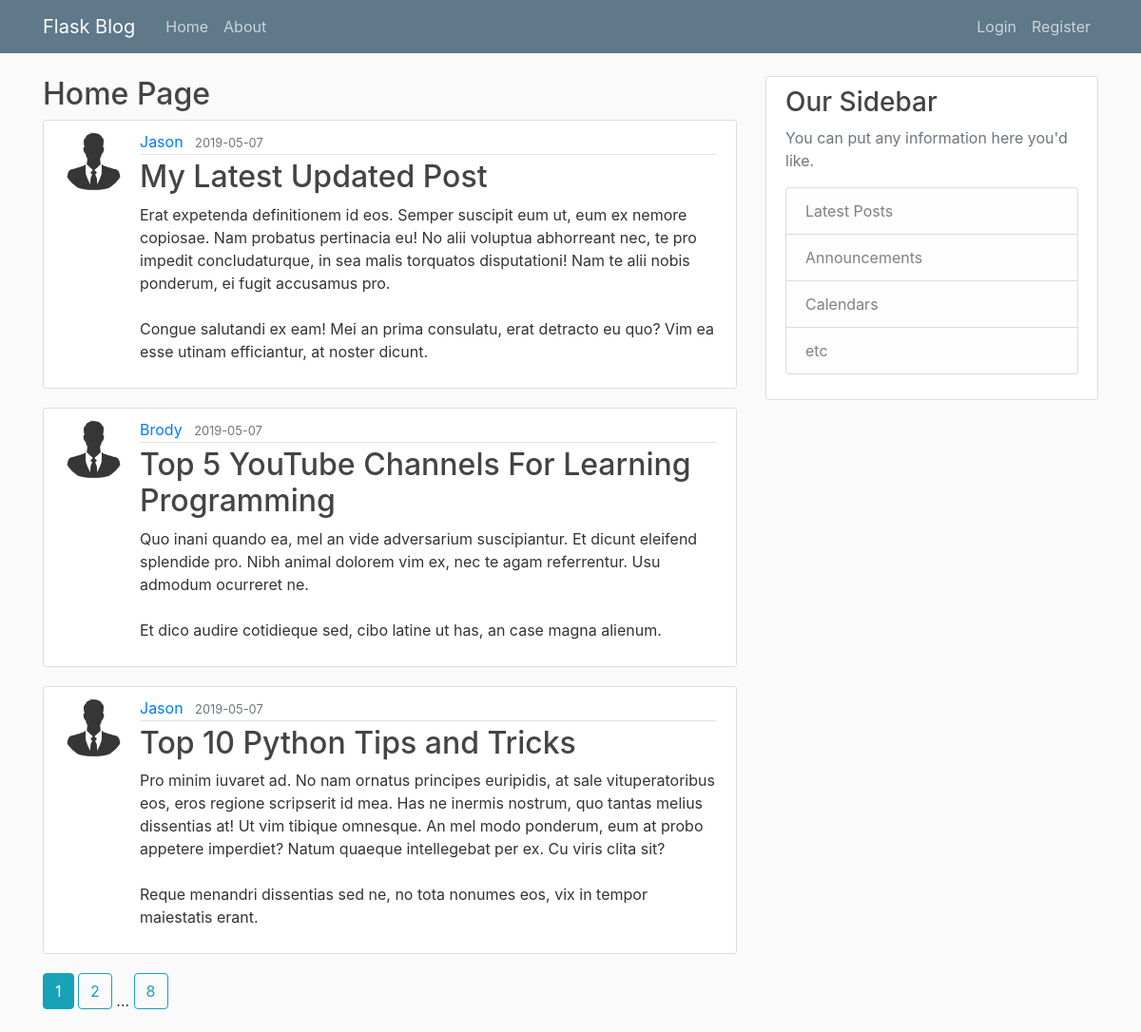
Page /home on the earlier database version.
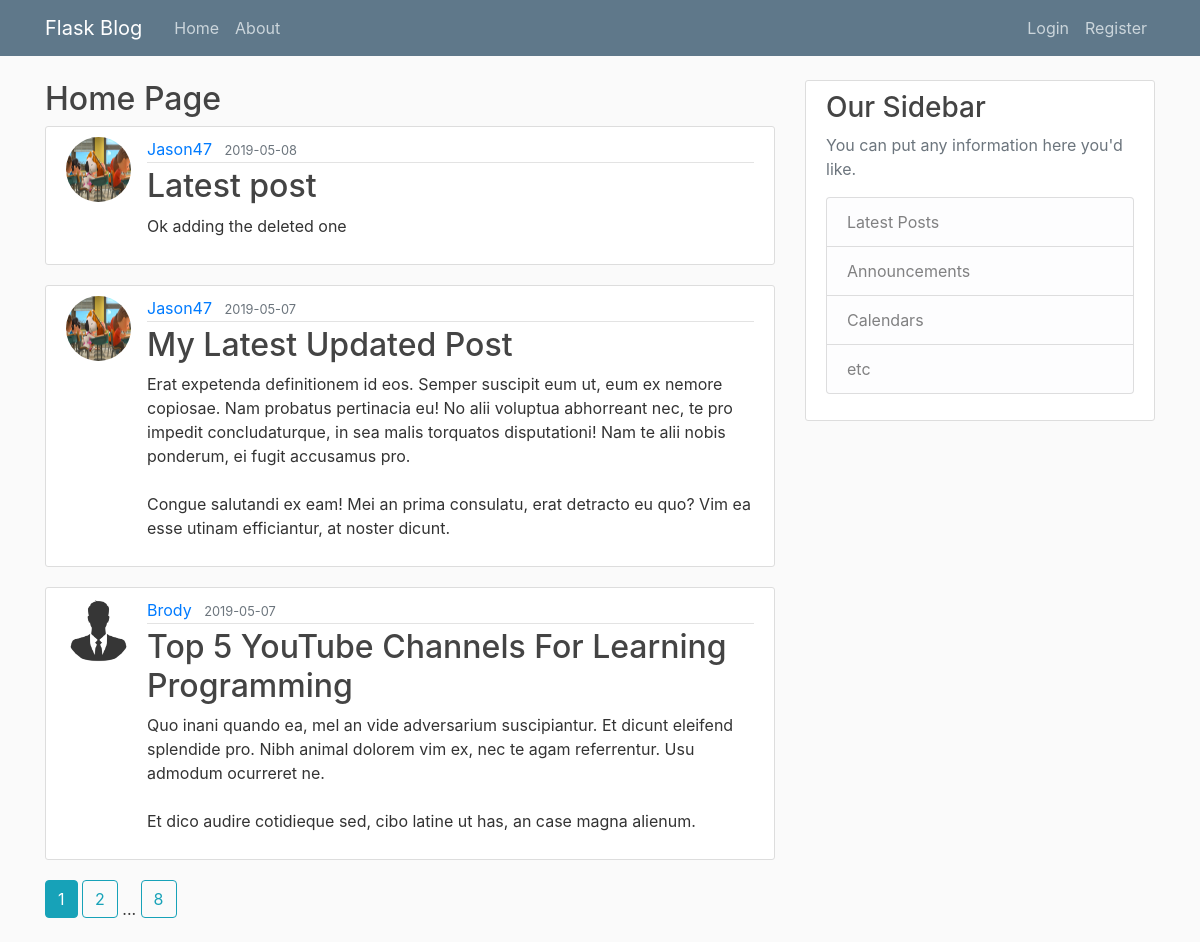
Same page on the later database version.
### application/models.py (models this page shows, shortened)
class Post(db.Model):
    id = db.Column(db.Integer, primary_key=True)
    title = db.Column(db.String(100), nullable=False)
    date_posted = db.Column(db.DateTime, nullable=False, default=datetime.utcnow)
    content = db.Column(db.Text, nullable=False)
    user_id = db.Column(db.Integer, db.ForeignKey("user.id"), nullable=False)

class User(db.Model,UserMixin):
    id = db.Column(db.Integer, primary_key=True)
    username = db.Column(db.String(20), unique=True, nullable=False)
    email = db.Column(db.String(60), unique=True, nullable=False)
    password = db.Column(db.String(60), nullable=False)
    image_file = db.Column(db.String(20), nullable=False, default="default.jpg")
    posts = db.relationship("Post", backref="author", lazy=True)

### application/main/routes.py (the view)
@main.route("/")
@main.route("/home")
def home():
    page_no = request.args.get("page",1,type=int)
    posts = Post.query.order_by(Post.date_posted.desc()).paginate(per_page=3,page=page_no)
    return render_template("home.html", posts=posts)

### application/templates/home.html
{% extends "layout.html" %}
{% block content %}
    <h2>Home Page</h2>
    {% for post in posts.items %}
        <article class="media content-section">
            <img class="rounded-circle article-img" src="{{ url_for('static',filename='profile_pics/'+post.author.image_file) }}">
            <div class="media-body">
                <div class="article-metadata">
                    <a class="mr-2" href="{{ url_for('users.user_posts',username = post.author.username) }}">{{ post.author.username }}</a>
                    <small class="text-muted">{{ post.date_posted.strftime("%Y-%m-%d") }}</small>
                </div>
                <h2><a class="article-title" href="{{ url_for('posts.post',post_id=post.id) }}">{{ post.title }}</a></h2>
                <p class="article-content">{{ post.content }}</p>
            </div>
        </article>
    {% endfor %}
    {% for page_num in posts.iter_pages(left_edge=1,right_edge=1,left_current=1,right_current=2) %}
        {% if page_num %}
            {% if page_num == posts.page %}
                <a class="btn btn-info mb-4" href="{{ url_for('main.home',page=page_num) }}">{{ page_num }}</a>
            {% else %}
                <a class="btn btn-outline-info mb-4" href="{{ url_for('main.home',page=page_num) }}">{{ page_num }}</a>
            {%endif%}
        {% else %}
            ...
        {%endif%}
    {% endfor %}
{% endblock content %}

### application/templates/layout.html (shortened to what this page needs)
<!DOCTYPE html>
<html lang="en">
<head>
    <link rel="stylesheet" href="https://stackpath.bootstrapcdn.com/bootstrap/4.3.1/css/bootstrap.min.css"
>
    <link rel="stylesheet" type="text/css" href="{{ url_for('static',filename='main.css')}}">
</head>
<body>
<header class="site-header">
    <nav class="navbar navbar-expand-md navbar-dark bg-steel fixed-top">
        <div class="container">
            <a class="navbar-brand mr-4" href="/">Flask Blog</a>
            <div class="collapse navbar-collapse" id="navbarToggle">
                <div class="navbar-nav mr-auto">
                    <a class="nav-item nav-link" href="{{ url_for('main.home') }}">Home</a>
                    <a class="nav-item nav-link" href="{{ url_for('main.about') }}">About</a>
                </div>
                <div class="navbar-nav">
                    {% if current_user.is_authenticated %}
                        <a class="nav-item nav-link" href="{{ url_for('posts.new_post') }}">New post</a>
                        <a class="nav-item nav-link" href="{{ url_for('users.account') }}">Account</a>
                        <a class="nav-item nav-link" href="{{ url_for('users.logout') }}">Logout</a>
                    {% else %}
                        <a class="nav-item nav-link" href="{{ url_for('users.login') }}">Login</a>
                        <a class="nav-item nav-link" href="{{ url_for('users.register') }}">Register</a>
                    {% endif %}
                </div>
            </div>
        </div>
    </nav>
</header>
<main role="main" class="container">
    <div class="row">
        <div class="col-md-8">
            {% block content %}{% endblock content %}
        </div>
        <div class="col-md-4">
            <div class="content-section">
                <h3>Our Sidebar</h3>
                <p class='text-muted'>You can put any information here you'd like.
                <ul class="list-group">
                    <li class="list-group-item list-group-item-light">Latest Posts</li>
                    <li class="list-group-item list-group-item-light">Announcements</li>
                    <li class="list-group-item list-group-item-light">Calendars</li>
                    <li class="list-group-item list-group-item-light">etc</li>
                </ul>
                </p>
            </div>
        </div>
    </div>
</main>
</body>
</html>

### application/static/main.css (style rules this page uses)
body { background: #fafafa; color: #333333; margin-top: 5rem; }
h1, h2, h3, h4, h5, h6 { color: #444444; }
.bg-steel { background-color: #5f788a; }
.site-header .navbar-nav .nav-link { color: #cbd5db; }
.content-section { background: #ffffff; padding: 10px 20px; border: 1px solid #dddddd; border-radius: 3px; margin-bottom: 20px; }
.article-title { color: #444444; }
.article-content { white-space: pre-line; }
.article-img { height: 65px; width: 65px; margin-right: 16px; }
.article-metadata { padding-bottom: 1px; margin-bottom: 4px; border-bottom: 1px solid #e3e3e3 }

Differences in the rows shown:
no longer on this page (row unchanged): Post: image_file (placeholder picture), author.username "Jason", date_posted "2019-05-07", title "Top 10 Python Tips and Tricks", content "Pro minim iuvaret ad. No nam ornatus principes euripidis, at sale vituperatoribus eos, eros regione scripserit id mea. Has ne inermis nostrum, quo tantas melius dissentias at! Ut vim tibique omnesque. An mel modo ponderum, eum at probo appetere imperdiet? Natum quaeque intellegebat per ex. Cu viris clita sit? Reque menandri dissentias sed ne, no tota nonumes eos, vix in tempor maiestatis erant."
added Post: image_file (picture), author.username "Jason47", date_posted "2019-05-08", title "Latest post", content "Ok adding the deleted one"
changed through a linked row, Post "My Latest Updated Post": image_file: picture added in place of a placeholder; author.username "Jason" → "Jason47"
